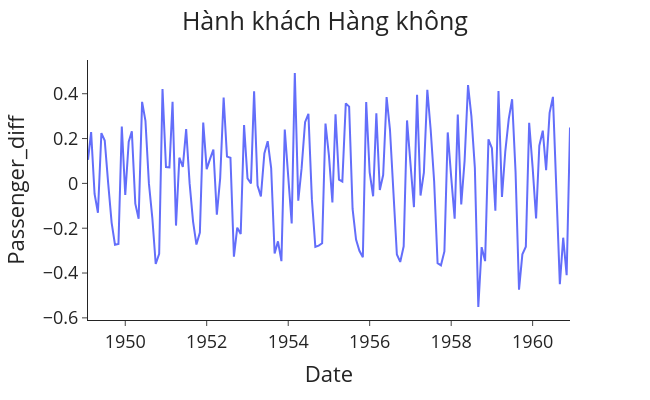

Source (notebook cell):
### Markdown cell above
Có một trend (xu hướng) và seasonality (tính mùa vụ) rõ ràng, vì vậy dữ liệu không stationary (dừng) vì mean (trung bình) và variance (phương sai) đang thay đổi theo thời gian. Do đó, chúng ta cần áp dụng differencing và biến đổi Box-Cox để làm cho chuỗi của chúng ta stationary theo yêu cầu của SARIMA:

### Code cell
# Import các package
from scipy.stats import boxcox

# Làm cho dữ liệu stationary
data['Passengers_Boxcox'], lam = boxcox(data['#Passengers'])
data["Passenger_diff"] = data["Passengers_Boxcox"].diff()
data.dropna(inplace=True)

# Vẽ biểu đồ dữ liệu hành khách stationary
plot_passenger_volumes(df=data, y='Passenger_diff')

### Figure 1 — Plotly figure (JSON) as saved in the notebook; plotly's stock layout.template omitted (floating-point values rounded to 4 significant figures; data arrays with more than 128 entries replaced by an {"elided": "..."} marker saying what was removed)
{"data": [{"hovertemplate": "Date=%{x}<br>Passenger_diff=%{y}<extra></extra>", "legendgroup": "", "line": {"color": "#636efa", "dash": "solid"}, "marker": {"symbol": "circle"}, "mode": "lines", "name": "", "orientation": "v", "showlegend": false, "type": "scatter", "x": {"elided": "143 str values"}, "xaxis": "x", "y": {"elided": "143 float values"}, "yaxis": "y"}], "layout": {"font": {"size": 18}, "height": 400, "legend": {"tracegroupgap": 0}, "margin": {"t": 60}, "title": {"text": "Hành khách Hàng không", "x": 0.5}, "width": 650, "xaxis": {"anchor": "y", "domain": [0, 1], "title": {"text": "Date"}}, "yaxis": {"anchor": "x", "domain": [0, 1], "title": {"text": "Passenger_diff"}}}}
